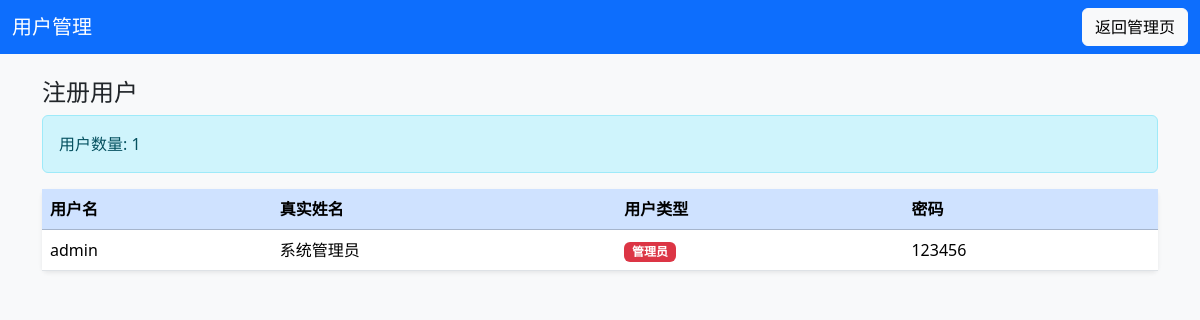
/user_manager (signed in), run on an earlier commit of the app's database.
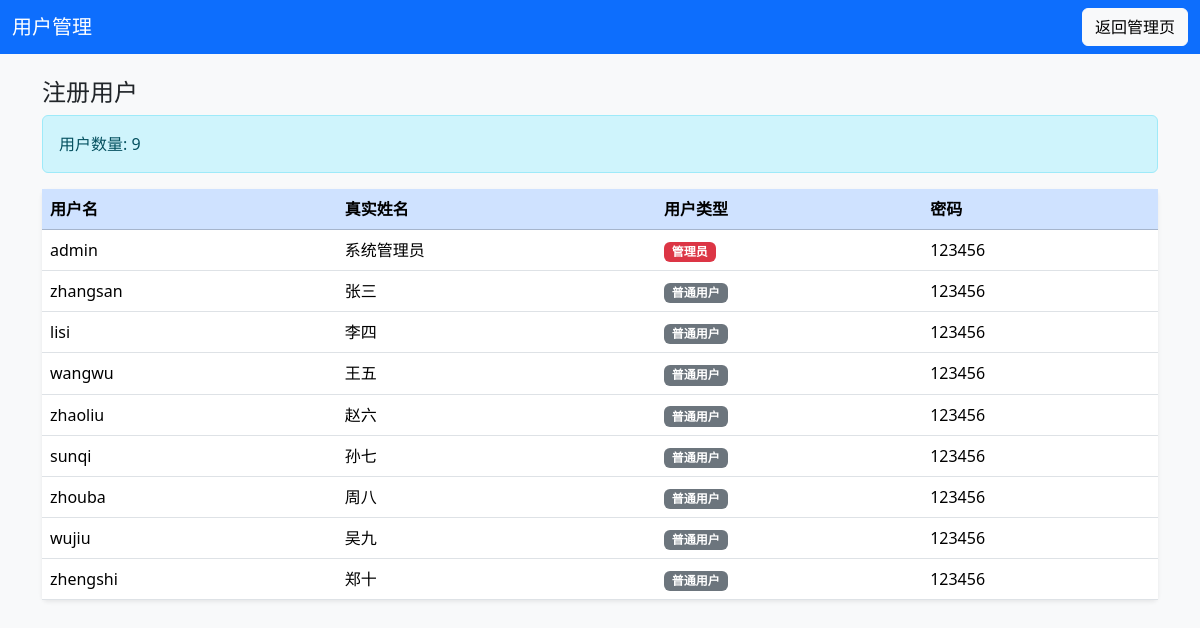
And on a later commit of the database.
### tables this page shows
CREATE TABLE users (
        id INTEGER PRIMARY KEY AUTOINCREMENT,
        username TEXT UNIQUE NOT NULL,
        realname TEXT,
        user_type TEXT,
        password TEXT
    );

### main.py (the view)
@app.get("/user_manager", response_class=HTMLResponse)
async def user_manager(
    request: Request,
    user: dict = Depends(login_required),
    db: sqlite3.Connection = Depends(get_db)
):
    c = db.cursor()
    c.execute("SELECT username, realname, user_type, password FROM users")
    users = c.fetchall()
    users_list = []
    for user_row in users:
        users_list.append({
            'username': user_row[0],
            'realname': user_row[1],
            'user_type': user_row[2],
            'password': user_row[3]
        })
    return templates.TemplateResponse("user_manager.html", {
        "request": request,
        "users": users_list,
        "user": user
    })

### templates/user_manager.html (shortened to what this page needs)
<!DOCTYPE html>
<html lang="zh-CN">
<head>
  <link href="https://cdn.jsdelivr.net/npm/bootstrap@5.3.2/dist/css/bootstrap.min.css" rel="stylesheet">
</head>
<body class="bg-light">
  <nav class="navbar navbar-dark bg-primary">
    <div class="container-fluid">
      <span class="navbar-brand mb-0 h1">用户管理</span>
      <a href="/admin" class="btn btn-light">返回管理页</a>
    </div>
  </nav>
  <div class="container mt-4">
    <h4>注册用户</h4>
    <div class="alert alert-info">
      用户数量: {{ users|length }}
    </div>
    <table class="table table-hover bg-white rounded shadow-sm">
      <thead class="table-primary">
        <tr>
          <th>用户名</th>
          <th>真实姓名</th>
          <th>用户类型</th>
          <th>密码</th>
        </tr>
      </thead>
      <tbody>
        {% for u in users %}
        <tr>
          <td>{{ u.username }}</td>
          <td>{{ u.realname }}</td>
          <td>
            {% if u.user_type == 'admin' %}
              <span class="badge bg-danger">管理员</span>
            {% else %}
              <span class="badge bg-secondary">普通用户</span>
            {% endif %}
          </td>
          <td>{{ u.password }}</td>
        </tr>
        {% else %}
        <tr>
          <td colspan="4" class="text-center text-muted">暂无用户数据</td>
        </tr>
        {% endfor %}
      </tbody>
    </table>
  </div>
</body>
</html>

What changed in the data, as far as the page shows it:
added users: username "zhangsan", realname "张三", user_type "普通用户", password "123456"
added users: username "lisi", realname "李四", user_type "普通用户", password "123456"
added users: username "wangwu", realname "王五", user_type "普通用户", password "123456"
added users: username "zhaoliu", realname "赵六", user_type "普通用户", password "123456"
added users: username "sunqi", realname "孙七", user_type "普通用户", password "123456"
added users: username "zhouba", realname "周八", user_type "普通用户", password "123456"
added users: username "wujiu", realname "吴九", user_type "普通用户", password "123456"
added users: username "zhengshi", realname "郑十", user_type "普通用户", password "123456"
Also different on the page:
{{ users|length }}: "1" → "9"
